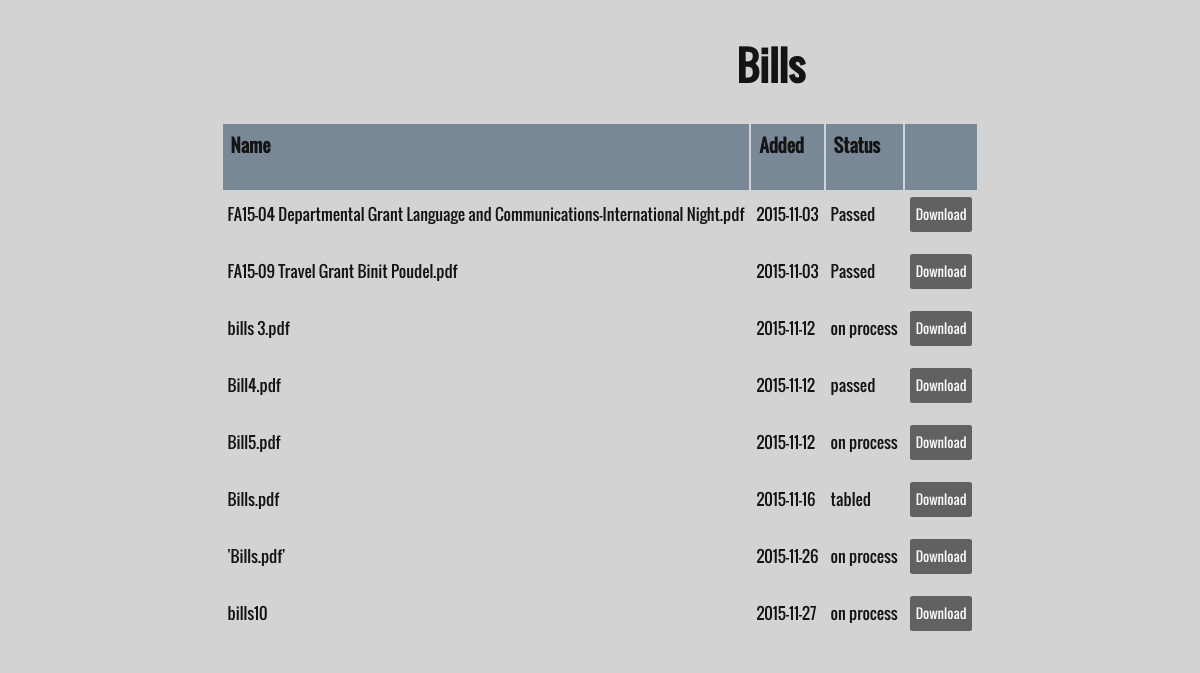
The app's page /Bills/Bills.php with its own data.
### tables this page shows
CREATE TABLE `bills` (
  `id` int(10) NOT NULL,
  `name` varchar(255) NOT NULL DEFAULT '''Untitled.txt''',
  `mime` varchar(100) NOT NULL DEFAULT '''text/plain''',
  `size` bigint(20) UNSIGNED NOT NULL DEFAULT '0',
  `data` mediumblob NOT NULL,
  `added` date NOT NULL,
  `status` text NOT NULL
);

### Bills/list_files.php (the view, shortened to what this page needs)
<?php
$dbLink = new mysqli('localhost', 'code', 'code5', 'code5');
$sql = 'SELECT `id`, `name`, `mime`, `size`, `added`,`status` FROM `bills`';
$result = $dbLink->query($sql);
if($result) {
    if($result->num_rows == 0) {
        echo '<p>There are no files in the database</p>';
    }
    else {
        echo '     <link href="css/bills.css" rel="stylesheet">
           <div>
            <table class="container-fluid" align="center">
           <caption><h1>Bills</h1></caption>
                <tr>
                    <th><div><h4>Name</h4></div></th>
                    <th><div><h4>Added</h4></div></th>
                    <th><div><h4>Status</h4></div></th>
                    <th><div><h4>&nbsp;</h4></div></th>
                </tr>';
        while($row = $result->fetch_assoc()) {
            echo "
                <tr>
                    <td><div>{$row['name']}</div></td>
                    <td><div>{$row['added']}</div></td>
                    <td><div>{$row['status']}</div></td>
                    <td><div><a  href='/CMPS1/Bills/get_file.php?id={$row['id']}'><input type='button' value='Download'/></a></div></td>
                </tr>";
        }
        echo '</table></div>';
    }
}
else
{
    echo 'Error! SQL query failed:';
    echo "<pre>{$dbLink->error}</pre>";
}
?>

### Bills/Bills.php
<html>
<body   >
<?php include("list_files.php"); ?>
</body>
</html>

### css/bills.css (style rules this page uses)
body { background-color: lightgray; font-family: 'BillsFont'; }
caption h1 { margin-left: 45%; font-family: 'BillsFont'; font-size: 40px; }
table { opacity: .90; broder:1.5px solid black; broder-radius:1; margin-bottom:20%; !important; }
th { font-family:'BillsFont'; font-weight: bold; font-size: large; padding: 8px; text-align:left; background-color:slategray ; }
td { font-family: 'BillsFont'; font-weight: 400; padding: 5px; padding-bottom: 15px; !important; background-color:lightgrey; }
td input[type=button] { color: white; font-family: 'BillsFont'; font-color: white; width:100%; height:35px; background-color:#555555 ; border: 0px solid #555555; cursor: pointer; border-radius: 2.5px; }

### records on screen
bills: name "FA15-04 Departmental Grant Language and Communications-International Night.pdf", added "2015-11-03", status "Passed"
bills: name "FA15-09 Travel Grant Binit Poudel.pdf", added "2015-11-03", status "Passed"
bills: name "bills 3.pdf", added "2015-11-12", status "on process"
bills: name "Bill4.pdf", added "2015-11-12", status "passed"
bills: name "Bill5.pdf", added "2015-11-12", status "on process"
bills: name "Bills.pdf", added "2015-11-16", status "tabled"
bills: name "'Bills.pdf'", added "2015-11-26", status "on process"
bills: name "bills10", added "2015-11-27", status "on process"
